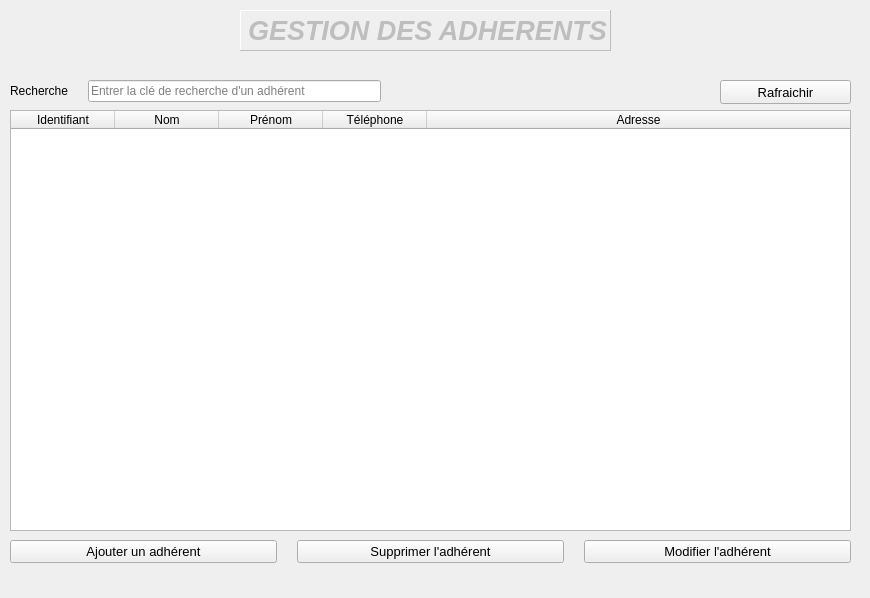
<?xml version="1.0" encoding="UTF-8"?>
<ui version="4.0">
 <class>AdherentWindow</class>
 <widget class="QWidget" name="AdherentWindow">
  <property name="geometry">
   <rect>
    <x>0</x>
    <y>0</y>
    <width>870</width>
    <height>598</height>
   </rect>
  </property>
  <property name="windowTitle">
   <string>Form</string>
  </property>
  <widget class="QLabel" name="titre">
   <property name="enabled">
    <bool>false</bool>
   </property>
   <property name="geometry">
    <rect>
     <x>240</x>
     <y>10</y>
     <width>371</width>
     <height>41</height>
    </rect>
   </property>
   <property name="font">
    <font>
     <family>Arial</family>
     <pointsize>20</pointsize>
     <weight>75</weight>
     <italic>true</italic>
     <bold>true</bold>
     <underline>false</underline>
    </font>
   </property>
   <property name="frameShape">
    <enum>QFrame::Panel</enum>
   </property>
   <property name="frameShadow">
    <enum>QFrame::Raised</enum>
   </property>
   <property name="text">
    <string>GESTION DES ADHERENTS</string>
   </property>
  </widget>
  <widget class="QTableWidget" name="tableWidget">
   <property name="geometry">
    <rect>
     <x>10</x>
     <y>110</y>
     <width>841</width>
     <height>421</height>
    </rect>
   </property>
   <property name="editTriggers">
    <set>QAbstractItemView::DoubleClicked</set>
   </property>
   <property name="tabKeyNavigation">
    <bool>false</bool>
   </property>
   <property name="dragEnabled">
    <bool>false</bool>
   </property>
   <property name="dragDropOverwriteMode">
    <bool>false</bool>
   </property>
   <property name="alternatingRowColors">
    <bool>true</bool>
   </property>
   <property name="selectionMode">
    <enum>QAbstractItemView::SingleSelection</enum>
   </property>
   <property name="selectionBehavior">
    <enum>QAbstractItemView::SelectRows</enum>
   </property>
   <property name="gridStyle">
    <enum>Qt::SolidLine</enum>
   </property>
   <property name="sortingEnabled">
    <bool>false</bool>
   </property>
   <property name="wordWrap">
    <bool>false</bool>
   </property>
   <property name="cornerButtonEnabled">
    <bool>false</bool>
   </property>
   <attribute name="horizontalHeaderCascadingSectionResizes">
    <bool>false</bool>
   </attribute>
   <attribute name="horizontalHeaderDefaultSectionSize">
    <number>104</number>
   </attribute>
   <attribute name="horizontalHeaderShowSortIndicator" stdset="0">
    <bool>false</bool>
   </attribute>
   <attribute name="horizontalHeaderStretchLastSection">
    <bool>true</bool>
   </attribute>
   <attribute name="verticalHeaderVisible">
    <bool>false</bool>
   </attribute>
   <attribute name="verticalHeaderCascadingSectionResizes">
    <bool>false</bool>
   </attribute>
   <attribute name="verticalHeaderShowSortIndicator" stdset="0">
    <bool>false</bool>
   </attribute>
   <attribute name="verticalHeaderStretchLastSection">
    <bool>false</bool>
   </attribute>
   <column>
    <property name="text">
     <string>Identifiant</string>
    </property>
   </column>
   <column>
    <property name="text">
     <string>Nom</string>
    </property>
   </column>
   <column>
    <property name="text">
     <string>Prénom</string>
    </property>
   </column>
   <column>
    <property name="text">
     <string>Téléphone</string>
    </property>
   </column>
   <column>
    <property name="text">
     <string>Adresse</string>
    </property>
   </column>
  </widget>
  <widget class="QWidget" name="layoutWidget">
   <property name="geometry">
    <rect>
     <x>10</x>
     <y>540</y>
     <width>841</width>
     <height>26</height>
    </rect>
   </property>
   <layout class="QHBoxLayout" name="horizontalLayout_2">
    <property name="spacing">
     <number>20</number>
    </property>
    <property name="sizeConstraint">
     <enum>QLayout::SetMaximumSize</enum>
    </property>
    <item>
     <widget class="QPushButton" name="ajouterButton">
      <property name="font">
       <font>
        <pointsize>10</pointsize>
       </font>
      </property>
      <property name="text">
       <string>Ajouter un adhérent</string>
      </property>
      <property name="icon">
       <iconset>
        <normaloff>C:/Users/DILANE/Downloads/Compressed/Nouveau dossier/gestion-de-stock-master/appdata/list-add.png</normaloff>C:/Users/DILANE/Downloads/Compressed/Nouveau dossier/gestion-de-stock-master/appdata/list-add.png</iconset>
      </property>
      <property name="default">
       <bool>false</bool>
      </property>
      <property name="flat">
       <bool>false</bool>
      </property>
     </widget>
    </item>
    <item>
     <widget class="QPushButton" name="supprimerButton">
      <property name="font">
       <font>
        <pointsize>10</pointsize>
       </font>
      </property>
      <property name="text">
       <string>Supprimer l'adhérent</string>
      </property>
      <property name="icon">
       <iconset>
        <normaloff>C:/Users/DILANE/Downloads/Compressed/Nouveau dossier/gestion-de-stock-master/appdata/edit-delete.png</normaloff>C:/Users/DILANE/Downloads/Compressed/Nouveau dossier/gestion-de-stock-master/appdata/edit-delete.png</iconset>
      </property>
     </widget>
    </item>
    <item>
     <widget class="QPushButton" name="modifierButton">
      <property name="font">
       <font>
        <pointsize>10</pointsize>
       </font>
      </property>
      <property name="text">
       <string>Modifier l'adhérent</string>
      </property>
      <property name="icon">
       <iconset>
        <normaloff>C:/Users/DILANE/Downloads/Compressed/Nouveau dossier/gestion-de-stock-master/appdata/go-down.png</normaloff>C:/Users/DILANE/Downloads/Compressed/Nouveau dossier/gestion-de-stock-master/appdata/go-down.png</iconset>
      </property>
     </widget>
    </item>
   </layout>
  </widget>
  <widget class="QWidget" name="layoutWidget_2">
   <property name="geometry">
    <rect>
     <x>10</x>
     <y>80</y>
     <width>371</width>
     <height>26</height>
    </rect>
   </property>
   <layout class="QHBoxLayout" name="horizontalLayout_3">
    <property name="spacing">
     <number>20</number>
    </property>
    <property name="sizeConstraint">
     <enum>QLayout::SetMaximumSize</enum>
    </property>
    <item>
     <widget class="QLabel" name="label">
      <property name="font">
       <font>
        <pointsize>9</pointsize>
       </font>
      </property>
      <property name="text">
       <string>Recherche</string>
      </property>
     </widget>
    </item>
    <item>
     <widget class="QLineEdit" name="cleEdit">
      <property name="placeholderText">
       <string>Entrer la clé de recherche d'un adhérent </string>
      </property>
     </widget>
    </item>
   </layout>
  </widget>
  <widget class="QPushButton" name="rafraichirButton">
   <property name="geometry">
    <rect>
     <x>720</x>
     <y>80</y>
     <width>131</width>
     <height>24</height>
    </rect>
   </property>
   <property name="font">
    <font>
     <pointsize>10</pointsize>
    </font>
   </property>
   <property name="text">
    <string>Rafraichir</string>
   </property>
   <property name="icon">
    <iconset>
     <normaloff>C:/Users/DILANE/Downloads/Compressed/Nouveau dossier/gestion-de-stock-master/appdata/edit-redo.png</normaloff>C:/Users/DILANE/Downloads/Compressed/Nouveau dossier/gestion-de-stock-master/appdata/edit-redo.png</iconset>
   </property>
  </widget>
 </widget>
 <resources/>
 <connections/>
</ui>
